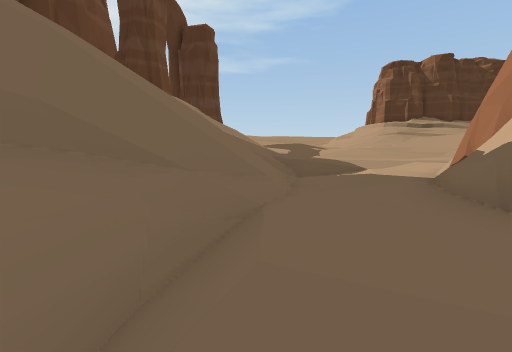
[1] (above)

21 first-person views from a walk through a scene from a Unity 3-D project. The camera is 1.3 m above the floor, tilts 6° down and sees 90° across. Doors are open. The floor is counted in squares, 2 m on a side. Each view is taken from the middle of a square. On the plan, view 1 faces up. The plan holds only what a view shows up to about 9 squares ahead; the rest is blank. The place goes on beyond the plan. The player character is not drawn. Some animated figures are left out.

[2]
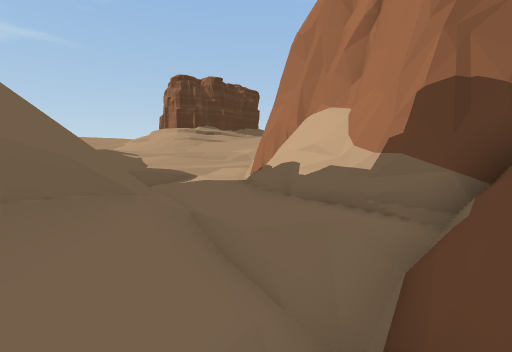

[3]
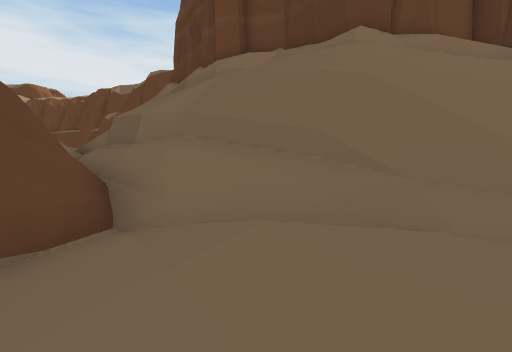

[4]
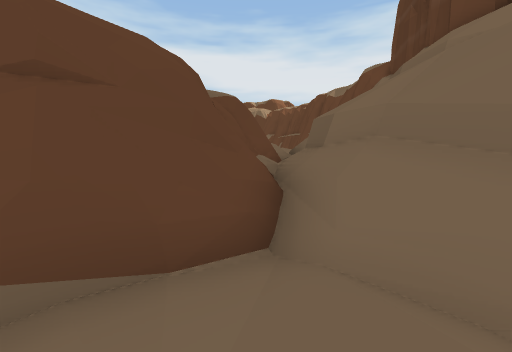

[5]
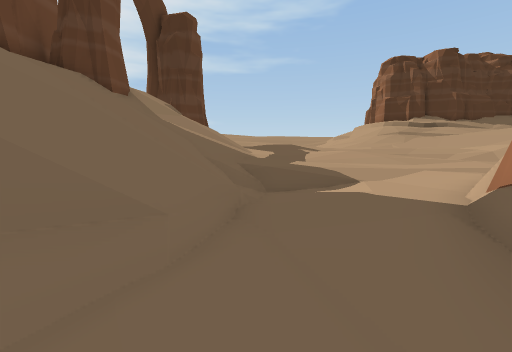

[6]
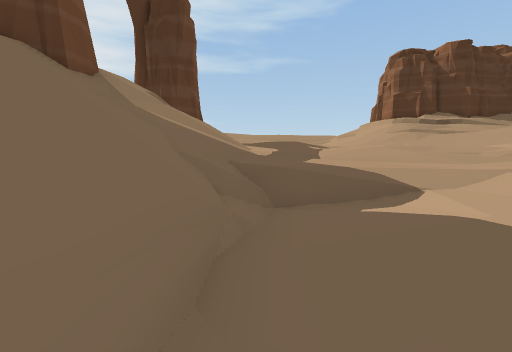

[7]
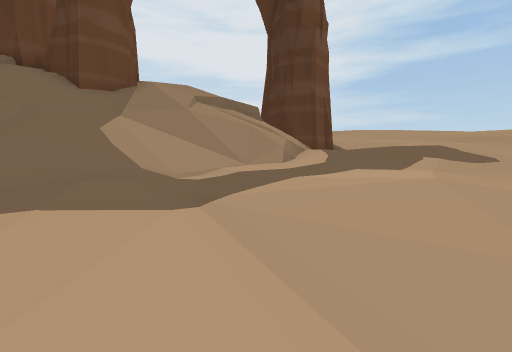

[8]
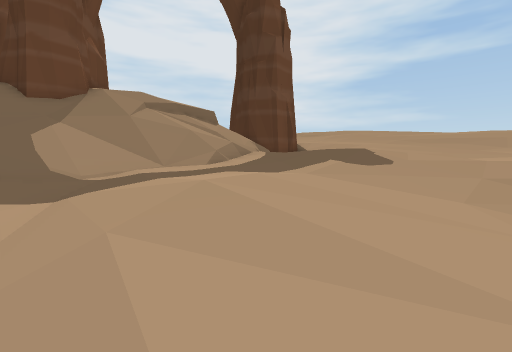

[9]
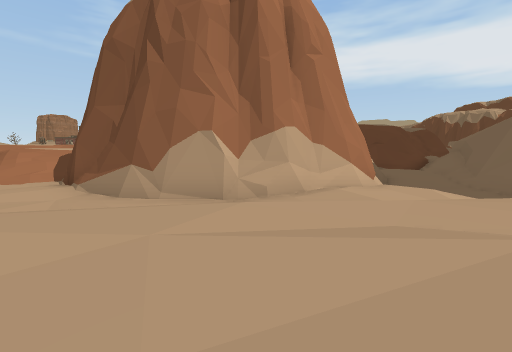

[10]
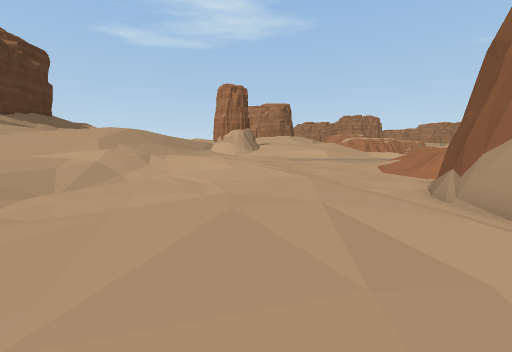

[11]
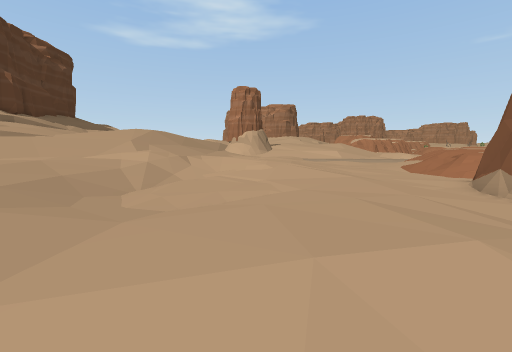

[12]
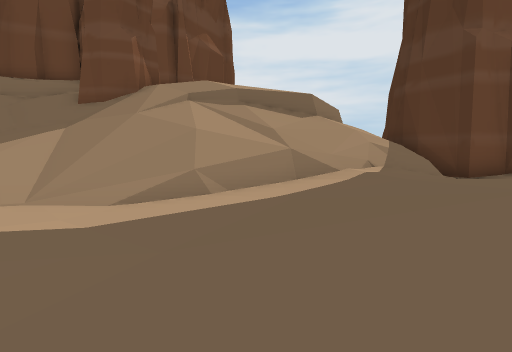

[13]
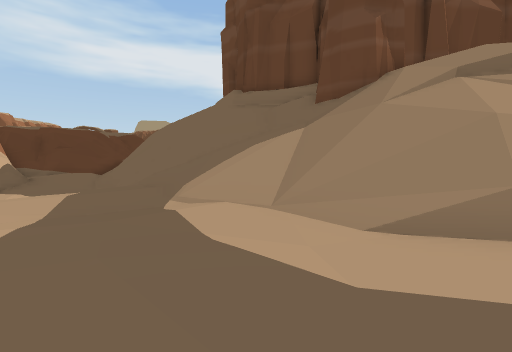

[14]
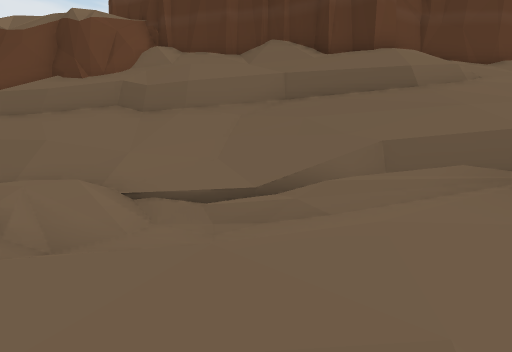

[15]
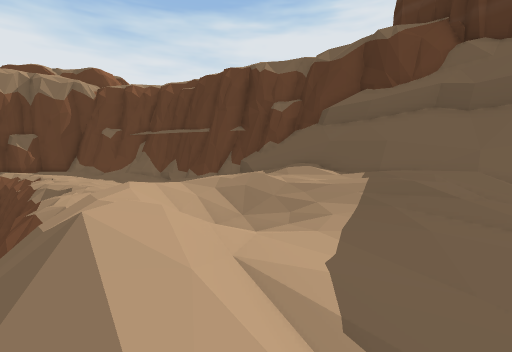

[16]
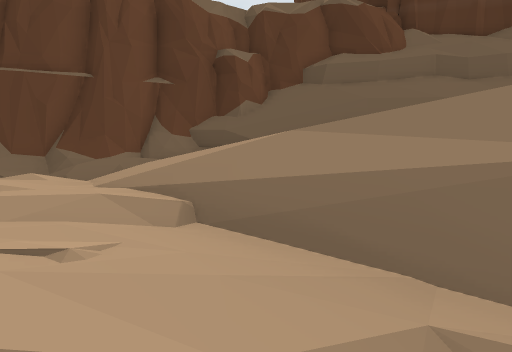

[17]
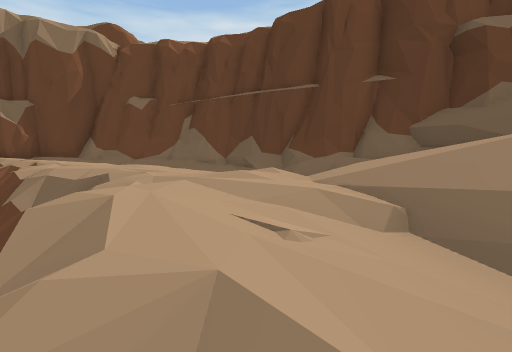

[18]
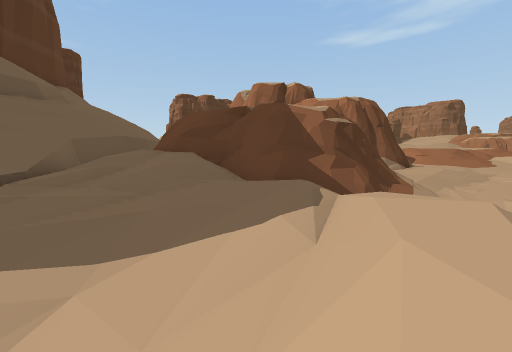

[19]
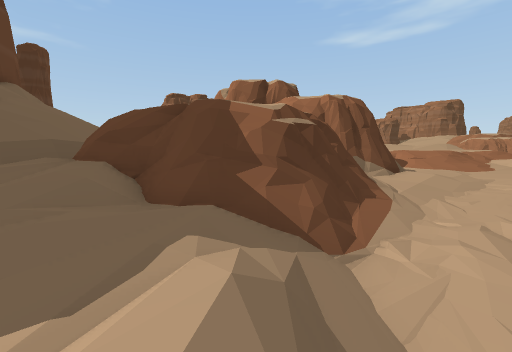

[20]
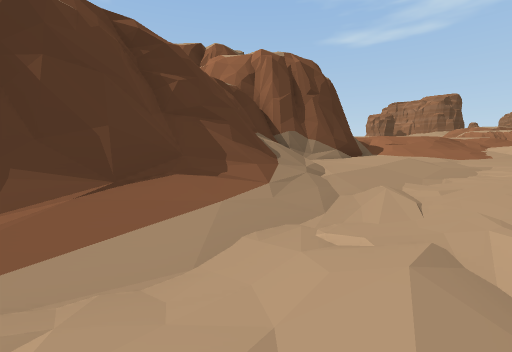

[21]
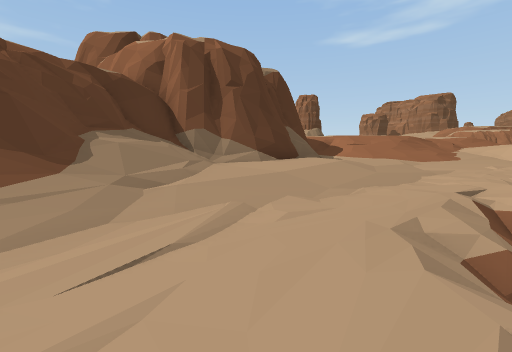

### Floor plan
Key: @ floor where view 1 was taken; # wall or solid block; . main floor; : floor 0.5 m higher than the main floor; - floor 0.5 m lower than the main floor; + floor 0.75 m higher than the main floor; _ floor 0.75 m lower than the main floor; * floor 1.25 m higher than the main floor; < floor 1.25 m lower than the main floor; % floor 1.5 m higher than the main floor; & floor 2 m higher than the main floor; / step, stairs or slope; = window, fence, low wall or low ledge; ^ raised ledge; v drop or lower ground.
Columns run from 21 left of view 1 to 13 right of it. Each row starts with its distance up from view 1.
 20                  ///     %%%%  ****
 19                 =///%%% &%%%* +++++
 18                 /#///%%&&%%*+////.:
 17                  ////%%%%%*++/..--/
 16                 /////=%%%*++:......
 15                 //////****++:......
 14            ##    /#///****++:......
 13              ##  /////*****++:.....
 12               # ##////++***+++:....
 11               ####/////+++*+++::...
 10               ###/////+++++++++:::.
  9                #//////+++++++++::::
  8                #////////+::::::....
  7                #/  ////...::###/...
  6                #//////....### ###..
  5               ##//////...##     ##.
  4              ##//////=..##
  3              #//////#/..#
  2               /////=/...#
  1             #//////#/::.#
  0            ##/=///#//@..#
 -1          ###//////=/#####
 -2        ###///////#=##
 -3       ##///#////#=#^
 -4      ##///#///#####
 -5      ##//#///#=###
 -6      #//#//////=##
 -7     ##//////////##     ^###
 -8    ###////%/++/&#^    ^##/####
 -9    #=#/=/%%%//%/#####^#=//....
-10    #//=%***//***=####////......
-11   ##/=//+////+*%/##/////___///.--
-12  ####  //////+///__-_____________/
-13  #//  +//./ /%/ ___-__-___________
-14 ##=-  :::///*/        --///v______
-15 ## ._ .:+//
-16 #/ ///////
-17 /    ---_/
-18 <   ___-/v
-19 <<___//=v
-20   ___=
-21   ___v
-22  ___v
-23 ___
-24 _/
-25 _/

Positions as (right, up) in squares from view 1, and headings:
1: (0, 0), facing up
2: (-2, -1), facing up-right
3: (2, 1), facing left
4: (1, 1), facing down-left
5: (1, 2), facing up
6: (1, 4), facing up
7: (5, 9), facing up-left
8: (7, 10), facing up-left
9: (7, 12), facing down
10: (4, 11), facing right
11: (3, 13), facing right
12: (4, 16), facing left
13: (3, 15), facing down-left
14: (-6, -9), facing up-left
15: (-6, -12), facing left
16: (-12, -17), facing up-left
17: (-12, -17), facing left
18: (-9, -13), facing up-right
19: (-7, -13), facing up-right
20: (-2, -13), facing up-right
21: (1, -14), facing up-right
